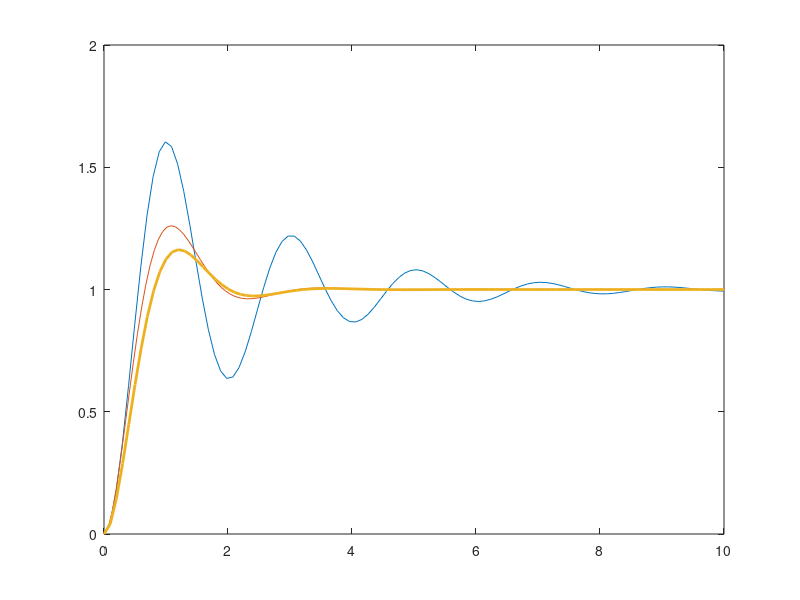

Recreate this plot in MATLAB.
% comparando controladores
% Planta
Gp = tf(10,conv([1,0],[1,1]))
Gc1 = 1.23*tf([1,1.9373],[1,4.6458])
Gc2 = 0.9*tf([1,1],[1,3])
T0 = Gp/(1+Gp);
T1 = Gp*Gc1/(1+Gp*Gc1)
T2 = Gp*Gc2/(1+Gp*Gc2)
[y0,t0]=step(T0,10)
[y1,t1]=step(T1,10);
[y2,t2]=step(T2,10);

plot(t0,y0,t1,y1,t2,y2,'LineWidth',2)